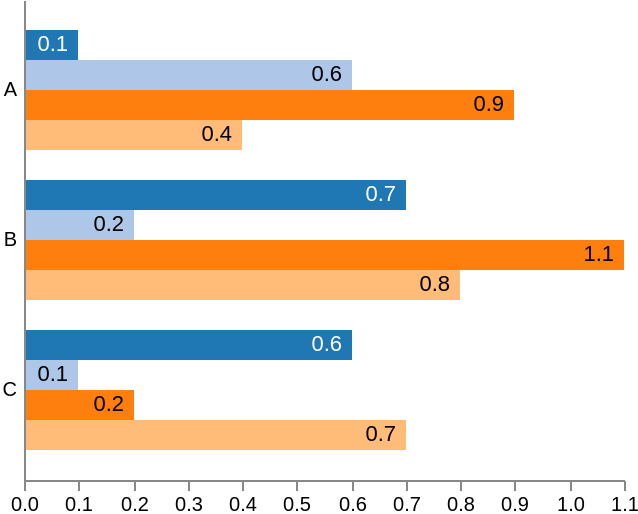

Source (Vega-Lite JSON):
### Vega specification from a JSON file in a GitHub repository (floating-point values rounded to 4 significant figures)
{"$schema": "https://vega.github.io/schema/vega/v6.json", "width": 300, "height": 240, "data": [{"name": "table", "values": [{"category": "A", "position": 0, "value": 0.1}, {"category": "A", "position": 1, "value": 0.6}, {"category": "A", "position": 2, "value": 0.9}, {"category": "A", "position": 3, "value": 0.4}, {"category": "B", "position": 0, "value": 0.7}, {"category": "B", "position": 1, "value": 0.2}, {"category": "B", "position": 2, "value": 1.1}, {"category": "B", "position": 3, "value": 0.8}, {"category": "C", "position": 0, "value": 0.6}, {"category": "C", "position": 1, "value": 0.1}, {"category": "C", "position": 2, "value": 0.2}, {"category": "C", "position": 3, "value": 0.7}]}], "scales": [{"name": "yscale", "type": "band", "domain": {"data": "table", "field": "category"}, "range": "height", "padding": 0.2}, {"name": "xscale", "type": "linear", "domain": {"data": "table", "field": "value"}, "range": "width", "round": true, "zero": true, "nice": true}, {"name": "color", "type": "ordinal", "domain": {"data": "table", "field": "position"}, "range": {"scheme": "category20"}}], "axes": [{"orient": "left", "scale": "yscale", "ticks": false, "labelPadding": 4, "zindex": 1}, {"orient": "bottom", "scale": "xscale"}], "marks": [{"type": "group", "from": {"facet": {"data": "table", "name": "facet", "groupby": "category"}}, "encode": {"enter": {"y": {"scale": "yscale", "field": "category"}}}, "signals": [{"name": "height", "update": "bandwidth('yscale')"}], "scales": [{"name": "pos", "type": "band", "range": "height", "domain": {"data": "facet", "field": "position"}}], "marks": [{"name": "bars", "from": {"data": "facet"}, "type": "rect", "encode": {"enter": {"y": {"scale": "pos", "field": "position"}, "height": {"scale": "pos", "band": 1}, "x": {"scale": "xscale", "field": "value"}, "x2": {"scale": "xscale", "value": 0}, "fill": {"scale": "color", "field": "position"}}}}, {"type": "text", "from": {"data": "bars"}, "encode": {"enter": {"x": {"field": "x2", "offset": -5}, "y": {"field": "y", "offset": {"field": "height", "mult": 0.5}}, "fill": [{"test": "contrast('white', datum.fill) > contrast('black', datum.fill)", "value": "white"}, {"value": "black"}], "align": {"value": "right"}, "baseline": {"value": "middle"}, "text": {"field": "datum.value"}}}}]}]}
